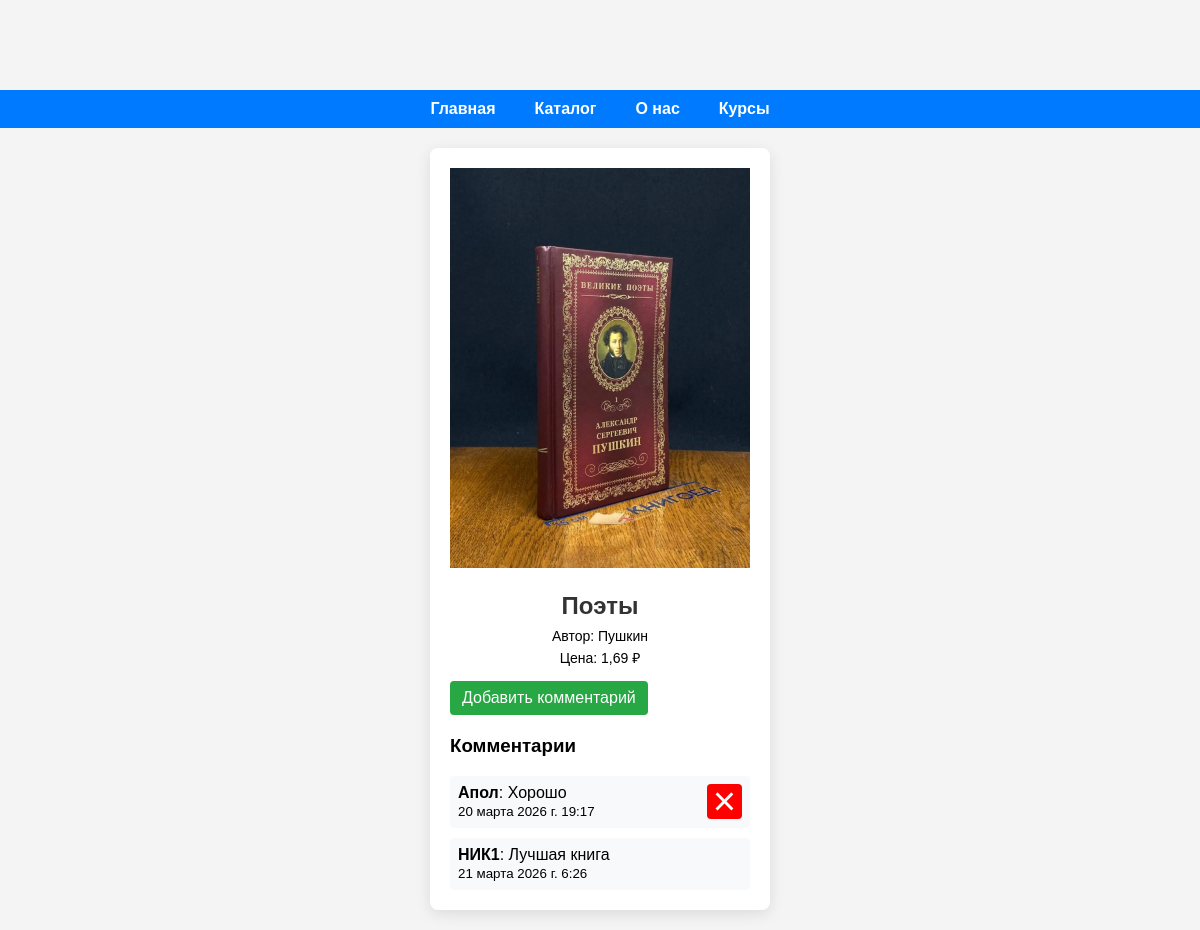
The app's page /books/1/ (signed in), older data.
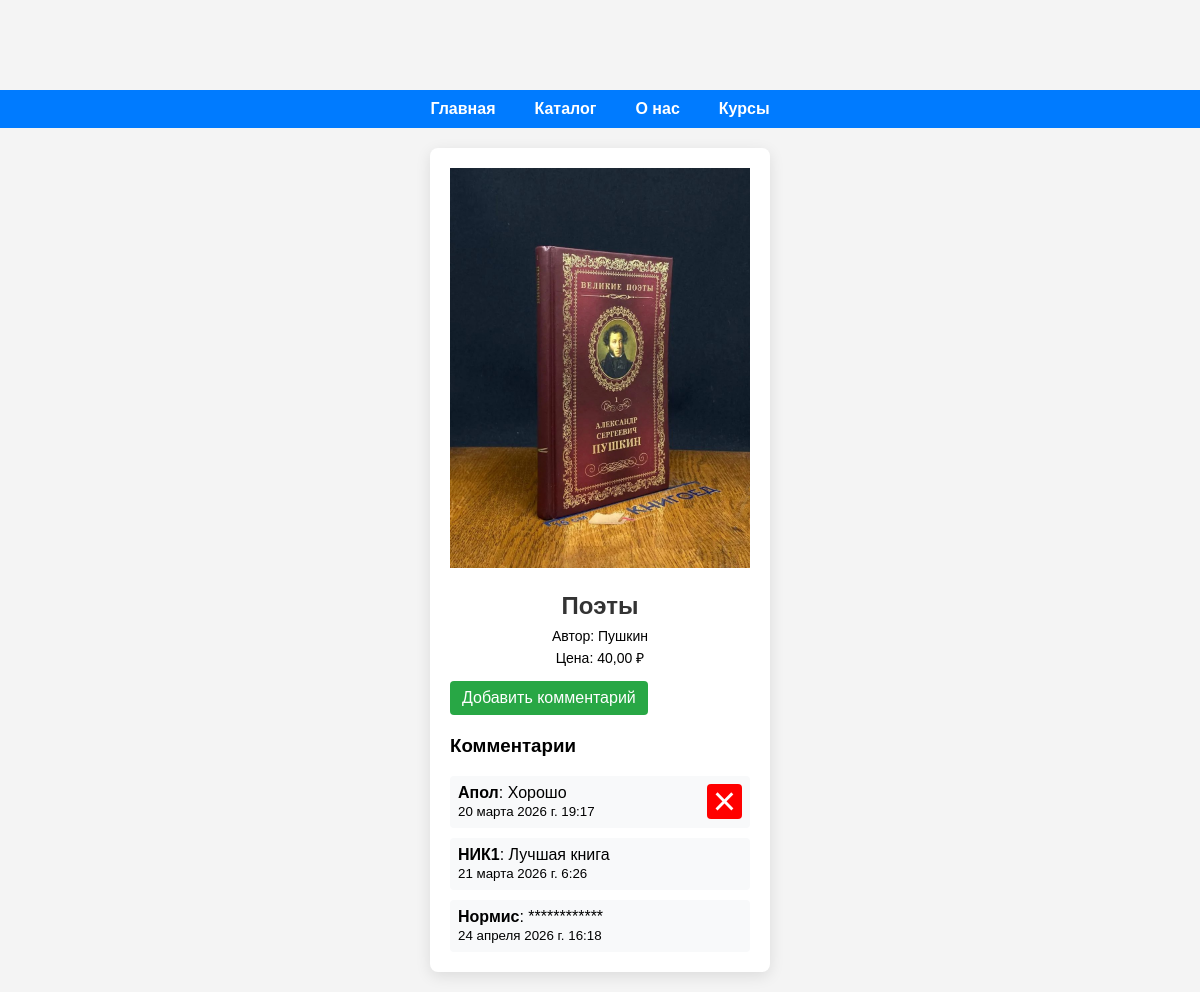
The same page, newer data.
### main/models.py (models this page shows, shortened)
class Book(models.Model):
    title = models.CharField(max_length=200)
    author = models.CharField(max_length=100)
    price = models.DecimalField(max_digits=6, decimal_places=2)
    image = models.ImageField(upload_to='books/')
    category = models.ForeignKey(Category, on_delete=models.CASCADE, related_name='books', null=True, blank=True)

class Comment(models.Model):
    book = models.ForeignKey(Book, on_delete=models.CASCADE, related_name='comments')
    user = models.ForeignKey(User, on_delete=models.CASCADE)
    content = models.TextField()
    created_at = models.DateTimeField(auto_now_add=True)

### main/views.py (the view)
# urls.py: path('books/<int:pk>/', views.book_detail, name='book_detail'),
@login_required
def book_detail(request, pk):
    book = get_object_or_404(Book, pk=pk)
    books = Book.objects.all()
    user_ratings = {}
    for bk in books:
        try:
            rating_obj = Rating.objects.get(user=request.user, book=bk)
            user_ratings[str(bk.id)] = rating_obj.rating
        except Rating.DoesNotExist:
            user_ratings[str(bk.id)] = 0
    context = {
        'book': book,
        'user_ratings': user_ratings,
    }
    return render(request, 'main/book_detail.html', context)

### main/templatetags/utils.py (called while the page is built)
@register.filter
def is_moderator(user):
    if user.is_authenticated:
        return user.groups.filter(name='Модератор').exists()
    return False

### main/templates/main/book_detail.html (shortened to what this page needs)
{% load static %}
{% load utils %}
<!DOCTYPE html>
<html lang="ru">
<head>
    <link rel="stylesheet" href="{% static 'css/auth.css' %}">
</head>
<body>
<nav>
    <ul>
        <li><a href="/">Главная</a></li>
        <li><a href="/catalog/">Каталог</a></li>
        <li><a href="/about/">О нас</a></li>
        <li><a href="/courses/">Курсы</a></li>
    </ul>
</nav>
<div class="book-detail">
    <div class="book-img-container">
        {% if book.image %}
            <img src="{{ book.image.url }}" alt="{{ book.title }}" class="book-img" />
        {% else %}
            <p>Нет изображения</p>
        {% endif %}
    </div>
    <h2 class="book-title">{{ book.title }}</h2>
    <p>Автор: {{ book.author }}</p>
    <p class="price">Цена: {{ book.price|floatformat:2 }} ₽</p>
    <a href="{% url 'add_comment' book.id %}" class="add-comment-btn">Добавить комментарий</a>
    <div class="comments-section">
        <h3 style="margin-top: 20px;">Комментарии</h3>
        {% for comment in book.comments.all %}
            <div class="comment">
                <strong>{{ comment.user.first_name|default:comment.user.username }}</strong>: {{ comment.content }}<br>
                <small>{{ comment.created_at }}</small>
                {% if user|is_moderator or comment.user == user or user.is_superuser %}
                    <form method="POST" action="{% url 'delete_comment' comment.id %}" style="display:inline;">
                        <button type="submit" class="delete-comment" title="Удалить">&times;</button>
                    </form>
                {% endif %}
            </div>
        {% empty %}
            <p>Нет комментариев.</p>
        {% endfor %}
    </div>
</div>
</body>
</html>

### main/static/css/auth.css (style rules this page uses)
h2 { text-align: center; margin-bottom: 20px; color: #333; }
form { display: flex; flex-direction: column; }
button { padding: 12px; background-color: #5c7cfa; color: #fff; border: none; border-radius: 4px; font-size: 16px; cursor: pointer; transition: background-color 0.3s; }
p { text-align: center; margin-top: 15px; font-size: 14px; }
a { color: #5c7cfa; text-decoration: none; }
body { display: flex; margin: 0; font-family: Arial, sans-serif; flex-direction: column; min-height: 100vh; }
nav { margin-top: 10px; padding: 10px 20px; background-color: #007bff !important; display: flex; justify-content: center; gap: 15px; flex-wrap: wrap; }
nav ul { list-style: none; margin: 0; padding: 0; display: flex; gap: 15px; }
nav li { display: inline; }
nav a { color: white; font-weight: bold; text-decoration: none; padding: 8px 12px; border-radius: 4px; transition: background-color 0.2s; }

### main/templates/main/book_detail.html (style rules this page uses)
body { font-family: Arial, sans-serif; background-color: #f4f4f4; margin: 0; padding-top: 80px; }
.book-detail { max-width: 600px; margin: 20px auto; padding: 20px; background-color: #fff; border-radius: 8px; box-shadow: 0 4px 15px rgba(0,0,0,0.1); font-family: Arial, sans-serif; }
.book-img-container { text-align: center; }
.book-img { max-width: 100%; max-height: 400px; object-fit: contain; transition: transform 0.3s; }
.book-title { font-size: 24px; margin-bottom: 8px; }
p { margin: 4px 0; }
.add-comment-btn, .add-to-cart { display: inline-block; padding: 8px 12px; margin-top: 10px; border: none; border-radius: 4px; cursor: pointer; transition: background-color 0.3s; }
.add-comment-btn { background-color: #28a745; color: white; text-decoration: none; }
.comments-section { margin-top: 20px; }
.comment { background-color: #f8f9fa; padding: 8px; border-radius: 4px; margin-top: 10px; position: relative; }
.delete-comment { position: absolute; top: 8px; right: 8px; background: red; color: white; border: none; width: 35px; height: 35px; font-size: 40px; line-height: 25px; cursor: pointer; text-align: center; padding: 0; display: flex; align-items: center; justify-content: center; padding: 0; margin: 0; font-family: Arial, sans-serif; }

Row changes from the older to the newer data that the page shows:
changed Book "Поэты": price "1,69" → "40,00"
added Comment: user.first_name "Нормис", content "************", created_at "24 апреля 2026 г. 16:18"
